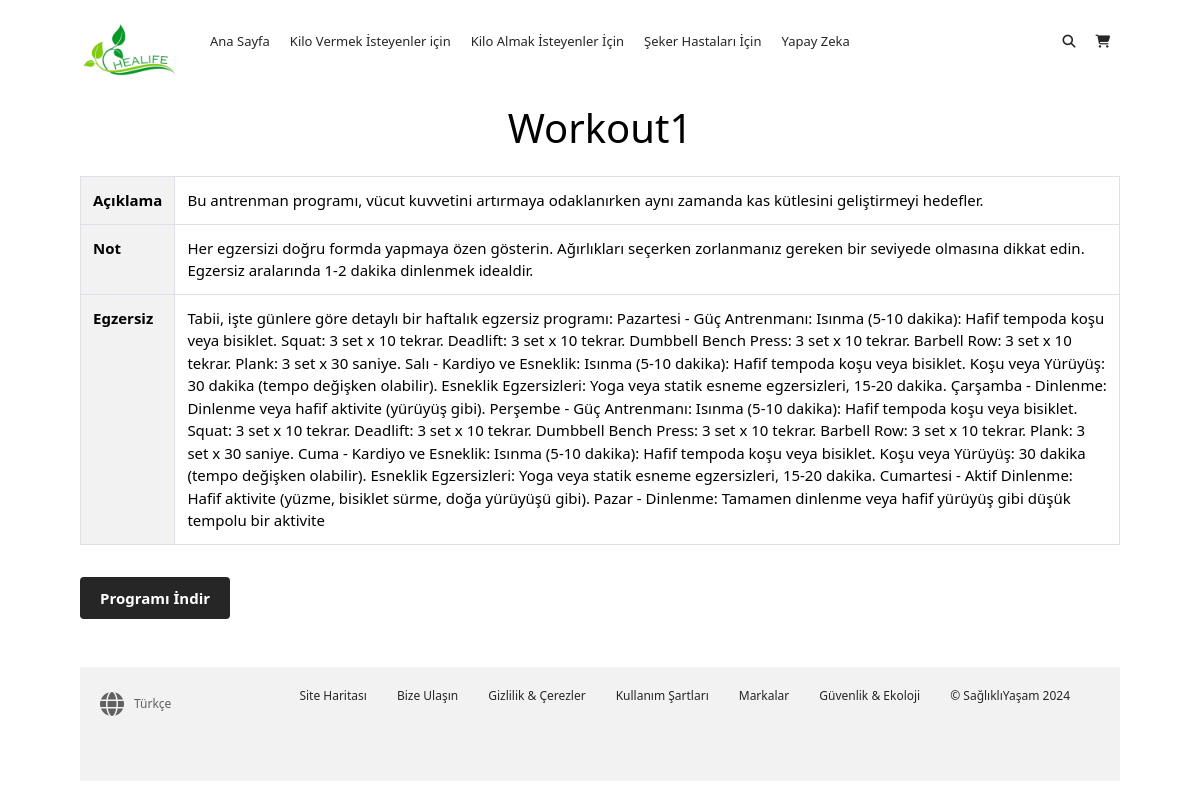
Page /workout/1/ on the committed database.
### pages/models.py (models this page shows, shortened)
class Workout(models.Model):
    name = models.CharField(max_length=100)
    description = models.TextField()
    note = models.TextField()
    exercise = models.TextField()
    category = models.ForeignKey(Category, on_delete=models.CASCADE)
    min_bmi = models.FloatField(default=0)
    max_bmi = models.FloatField(default=50)

### pages/views.py (the view)
# urls.py: path('workout/<int:pk>/', workout_detail, name='workout_detail'),
def workout_detail(request, pk):
    workout = get_object_or_404(Workout, pk=pk)
    return render(request, 'workout_detail.html', {'workout': workout})

### templates/workout_detail.html (shortened to what this page needs)
{% load static %}
<!DOCTYPE html>
<html lang="tr">
<head>
    <link href="https://maxcdn.bootstrapcdn.com/bootstrap/4.0.0/css/bootstrap.min.css" rel="stylesheet">
    <link rel="stylesheet" type="text/css" href="{% static 'diyet.css' %}">
</head>
<body>
    <div class="container">
        <nav class="main-nav">
            <img class="logo" src="{% static 'logonew.png' %}">
            <ul class="main-menu">
                <li><a href="#">Ana Sayfa</a></li>
                <li><a href="#diyet1">Kilo Vermek İsteyenler için</a></li>
                <li><a href="#diyet2">Kilo Almak İsteyenler İçin</a></li>
                <li><a href="#diyet3">Şeker Hastaları İçin</a></li>
                <li><a href="#">Yapay Zeka</a></li>
            </ul>
            <ul class="right-menu">
                <li>
                    <a href="#">
                        <i class="fas fa-search"></i>
                    </a>
                </li>
                <li>
                    <a href="#">
                        <i class="fas fa-shopping-cart"></i>
                    </a>
                </li>
            </ul>
        </nav>
        <h1 class="mt-4">{{ workout.name }}</h1>
        <table class="table table-bordered mt-4">
            <tbody>
                <tr>
                    <th scope="row">Açıklama</th>
                    <td>{{ workout.description }}</td>
                </tr>
                <tr>
                    <th scope="row">Not</th>
                    <td>{{ workout.note }}</td>
                </tr>
                <tr>
                    <th scope="row">Egzersiz</th>
                    <td>{{ workout.exercise }}</td>
                </tr>
            </tbody>
        </table>
        <a href="{% url 'export_workout' workout.id %}" class="btn btn-primary mt-3">Programı İndir</a>
        <footer class="footer mt-5">
            <div class="footer-inner">
                <div><i class="fas fa-globe fa-2x"></i> Türkçe</div>
                <ul>
                    <li><a href="#">Site Haritası</a></li>
                    <li><a href="#">Bize Ulaşın</a></li>
                    <li><a href="#">Gizlilik & Çerezler</a></li>
                    <li><a href="#">Kullanım Şartları</a></li>
                    <li><a href="#">Markalar</a></li>
                    <li><a href="#">Güvenlik & Ekoloji</a></li>
                    <li><a href="#">&copy; SağlıklıYaşam 2024</a></li>
                </ul>
            </div>
        </footer>
    </div>
</body>
</html>

### static/diyet.css (style rules this page uses)
* { box-sizing: border-box; margin: 0; padding: 0; }
a { color: #262626; text-decoration: none; }
ul { list-style: none; }
.container { width: 90%; max-width: 1100px; margin: auto; }
body { font-family: 'Segoe UI', Tahoma, Geneva, Verdana, sans-serif; background: #fff; color: #000; font-size: 15px; line-height: 1.5; }
.main-nav { display: flex; align-items: center; justify-content: space-between; height: 60px; padding: 20px 0; font-size: 13px; }
.main-nav .logo { width: 100px; }
.main-nav ul { display: flex; }
.main-nav ul li { padding: 0 10px; }
.main-nav ul li a { padding-bottom: 2px; }
.main-nav ul.main-menu { flex: 1; margin-left: 20px; }
.btn { cursor: pointer; display: inline-block; border: 0; font-weight: bold; padding: 10px 20px; background: #262626; color: #fff; font-size: 15px;; }
.container { max-width: 1200px; margin: 0 auto; padding: 20px; }
h1 { text-align: center; margin-bottom: 20px; }
ul { list-style-type: none; padding-left: 0; }
table { width: 100%; border-collapse: collapse; margin-top: 20px; }
th, td { border: 1px solid #ddd; padding: 8px; text-align: left; }
th { background-color: #f2f2f2; }
.footer { background: #f2f2f2; color: #616161; font-size: 12px; padding: 20px 0; margin-top: 20px; }
.footer-inner { max-width: 1100px; margin: 0 auto; padding: 0 20px 0 20px; display: flex; align-items: center; justify-content: space-between; }
.footer div { margin-bottom: 20px; display: flex; align-items: center; }
.footer div i { margin-right: 10px; }
.footer ul { display: flex; flex-wrap: wrap; }
.footer li { margin-right: 30px; margin-bottom: 20px; }

### rows in the picture
Workout: name "Workout1", description "Bu antrenman programı, vücut kuvvetini artırmaya odaklanırken aynı zamanda kas kütlesini geliştirmeyi hedefler.", note "Her egzersizi doğru formda yapmaya özen gösterin. Ağırlıkları seçerken zorlanmanız gereken bir seviyede olmasına dikkat edin. Egzersiz aralarında 1-2 dakika dinlenmek idealdir.", exercise "Tabii, işte günlere göre detaylı bir haftalık egzersiz programı: Pazartesi - Güç Antrenmanı: Isınma (5-10 dakika): Hafif tempoda koşu veya bisiklet. Squat: 3 set x 10 tekrar. Deadlift: 3 set x 10 tekrar. Dumbbell Bench Press: 3 set x 10 tekrar. Barbell Row: 3 set x 10 tekrar. Plank: 3 set x 30 saniye. Salı - Kardiyo ve Esneklik: Isınma (5-10 dakika): Hafif tempoda koşu veya bisiklet. Koşu veya Yürüyüş: 30 dakika (tempo değişken olabilir). Esneklik Egzersizleri: Yoga veya statik esneme egzersizleri, 15-20 dakika. Çarşamba - Dinlenme: Dinlenme veya hafif aktivite (yürüyüş gibi). Perşembe - Güç Antrenmanı: Isınma (5-10 dakika): Hafif tempoda koşu veya bisiklet. Squat: 3 set x 10 tekrar.…"
